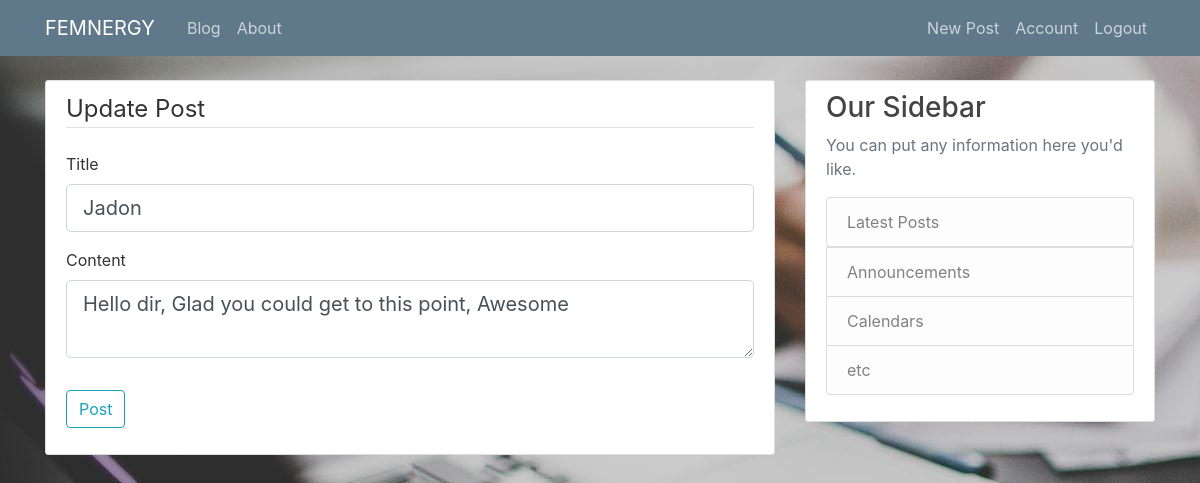
Screenshot of /post/1/update (signed in) with the database file from the repository.
### proj/models.py (models this page shows, shortened)
class Post(db.Model):
    id = db.Column(db.Integer, primary_key=True)
    title = db.Column(db.String(100), nullable=False)
    date_posted = db.Column(db.DateTime, nullable=False, default=datetime.utcnow)
    content = db.Column(db.Text, nullable=False)
    user_id = db.Column(db.Integer, db.ForeignKey('user.id'), nullable=False)

### proj/routes.py (the view)
@app.route("/post/<int:post_id>/update", methods=['GET', 'POST'])
@login_required
def update_post(post_id):
    post = Post.query.get_or_404(post_id)
    if post.author != current_user:
        abort(403)
    form = PostForm()
    if form.validate_on_submit():
        post.title = form.title.data
        post.content = form.content.data
        db.session.commit()
        flash('Your post has been updated!', 'success')
        return redirect(url_for('post', post_id=post.id))
    elif request.method == 'GET':
        form.title.data = post.title
        form.content.data = post.content
    return render_template('create_post.html', title='Update Post',
                           form=form, legend='Update Post')

### proj/forms.py
class PostForm(FlaskForm):
    title = StringField('Title', validators=[DataRequired()])
    content = TextAreaField('Content', validators=[DataRequired()])
    submit = SubmitField('Post')

### proj/models.py (called while the page is built)
@login_manager.user_loader
def load_user(user_id):
    return User.query.get(int(user_id))

### proj/templates/create_post.html (shortened to what this page needs)
{% extends "layout.html" %}
{% block content %}
<div class="content-section">
    <form method="POST" action="">
        <fieldset class="form-group">
            <legend class="border-bottom mb-4">{{ legend }}</legend>
            <div class="form-group">
                {{ form.title.label(class="form-control-label") }}
                {% if form.title.errors %}
                    {{ form.title(class="form-control form-control-lg is-invalid") }}
                    <div class="invalid-feedback">
                        {% for error in form.title.errors %}
                            <span>{{ error }}</span>
                        {% endfor %}
                    </div>
                {% else %}
                    {{ form.title(class="form-control form-control-lg") }}
                {% endif %}
            </div>
            <div class="form-group">
                {{ form.content.label(class="form-control-label") }}
                {% if form.content.errors %}
                    {{ form.content(class="form-control form-control-lg is-invalid") }}
                    <div class="invalid-feedback">
                        {% for error in form.content.errors %}
                            <span>{{ error }}</span>
                        {% endfor %}
                    </div>
                {% else %}
                    {{ form.content(class="form-control form-control-lg") }}
                {% endif %}
            </div>
        </fieldset>
        <div class="form-group">
            {{ form.submit(class="btn btn-outline-info") }}
        </div>
    </form>
</div>
{% endblock content %}

### proj/static/main.css (style rules this page uses)
body { background: #fafafa; background: url("view8.jpg"); color: #333333; margin-top: 5rem; }
.content-section { background: #ffffff; padding: 10px 20px; border: 1px solid #dddddd; border-radius: 3px; margin-bottom: 20px; }

### rows the page displays
Post: title "Jadon", content "Hello dir, Glad you could get to this point, Awesome"

### other values shown
{{ legend }} "Update Post"
